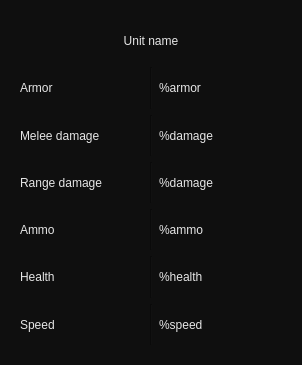
<?xml version="1.0" encoding="UTF-8"?>
<ui version="4.0">
 <class>UnitStatsView</class>
 <widget class="QWidget" name="UnitStatsView">
  <property name="geometry">
   <rect>
    <x>0</x>
    <y>0</y>
    <width>302</width>
    <height>365</height>
   </rect>
  </property>
  <property name="windowTitle">
   <string>Form</string>
  </property>
  <property name="styleSheet">
   <string notr="true">background-color: rgb(15, 15, 15);
font: 14pt &quot;Ancient Modern Tales&quot;;
color: rgb(230, 230, 230);</string>
  </property>
  <layout class="QHBoxLayout" name="horizontalLayout_7">
   <item>
    <widget class="QWidget" name="widget" native="true">
     <layout class="QVBoxLayout" name="verticalLayout">
      <item>
       <widget class="QLabel" name="lbl_unitName">
        <property name="text">
         <string>Unit name</string>
        </property>
        <property name="alignment">
         <set>Qt::AlignCenter</set>
        </property>
       </widget>
      </item>
      <item>
       <layout class="QHBoxLayout" name="horizontalLayout">
        <item>
         <widget class="QLabel" name="lbl_title_armor">
          <property name="text">
           <string>Armor</string>
          </property>
         </widget>
        </item>
        <item>
         <widget class="Line" name="line">
          <property name="orientation">
           <enum>Qt::Vertical</enum>
          </property>
         </widget>
        </item>
        <item>
         <widget class="QLabel" name="lbl_armor">
          <property name="text">
           <string>%armor</string>
          </property>
         </widget>
        </item>
       </layout>
      </item>
      <item>
       <layout class="QHBoxLayout" name="horizontalLayout_2">
        <item>
         <widget class="QLabel" name="lbl_title_damage_melee">
          <property name="text">
           <string>Melee damage</string>
          </property>
         </widget>
        </item>
        <item>
         <widget class="Line" name="line_2">
          <property name="orientation">
           <enum>Qt::Vertical</enum>
          </property>
         </widget>
        </item>
        <item>
         <widget class="QLabel" name="lbl_damage_melee">
          <property name="text">
           <string>%damage</string>
          </property>
         </widget>
        </item>
       </layout>
      </item>
      <item>
       <layout class="QHBoxLayout" name="horizontalLayout_3">
        <item>
         <widget class="QLabel" name="lbl_title_damage_range">
          <property name="text">
           <string>Range damage</string>
          </property>
         </widget>
        </item>
        <item>
         <widget class="Line" name="line_3">
          <property name="orientation">
           <enum>Qt::Vertical</enum>
          </property>
         </widget>
        </item>
        <item>
         <widget class="QLabel" name="lbl_damage_range">
          <property name="text">
           <string>%damage</string>
          </property>
         </widget>
        </item>
       </layout>
      </item>
      <item>
       <layout class="QHBoxLayout" name="horizontalLayout_6">
        <item>
         <widget class="QLabel" name="lbl_title_ammo">
          <property name="text">
           <string>Ammo</string>
          </property>
         </widget>
        </item>
        <item>
         <widget class="Line" name="line_4">
          <property name="orientation">
           <enum>Qt::Vertical</enum>
          </property>
         </widget>
        </item>
        <item>
         <widget class="QLabel" name="lbl_ammo">
          <property name="text">
           <string>%ammo</string>
          </property>
         </widget>
        </item>
       </layout>
      </item>
      <item>
       <layout class="QHBoxLayout" name="horizontalLayout_4">
        <item>
         <widget class="QLabel" name="lbl_title_health">
          <property name="text">
           <string>Health</string>
          </property>
         </widget>
        </item>
        <item>
         <widget class="Line" name="line_5">
          <property name="orientation">
           <enum>Qt::Vertical</enum>
          </property>
         </widget>
        </item>
        <item>
         <widget class="QLabel" name="lbl_health">
          <property name="text">
           <string>%health</string>
          </property>
         </widget>
        </item>
       </layout>
      </item>
      <item>
       <layout class="QHBoxLayout" name="horizontalLayout_5">
        <item>
         <widget class="QLabel" name="lbl_title_speed">
          <property name="text">
           <string>Speed</string>
          </property>
         </widget>
        </item>
        <item>
         <widget class="Line" name="line_6">
          <property name="orientation">
           <enum>Qt::Vertical</enum>
          </property>
         </widget>
        </item>
        <item>
         <widget class="QLabel" name="lbl_speed">
          <property name="text">
           <string>%speed</string>
          </property>
         </widget>
        </item>
       </layout>
      </item>
     </layout>
    </widget>
   </item>
  </layout>
 </widget>
 <resources/>
 <connections/>
</ui>
